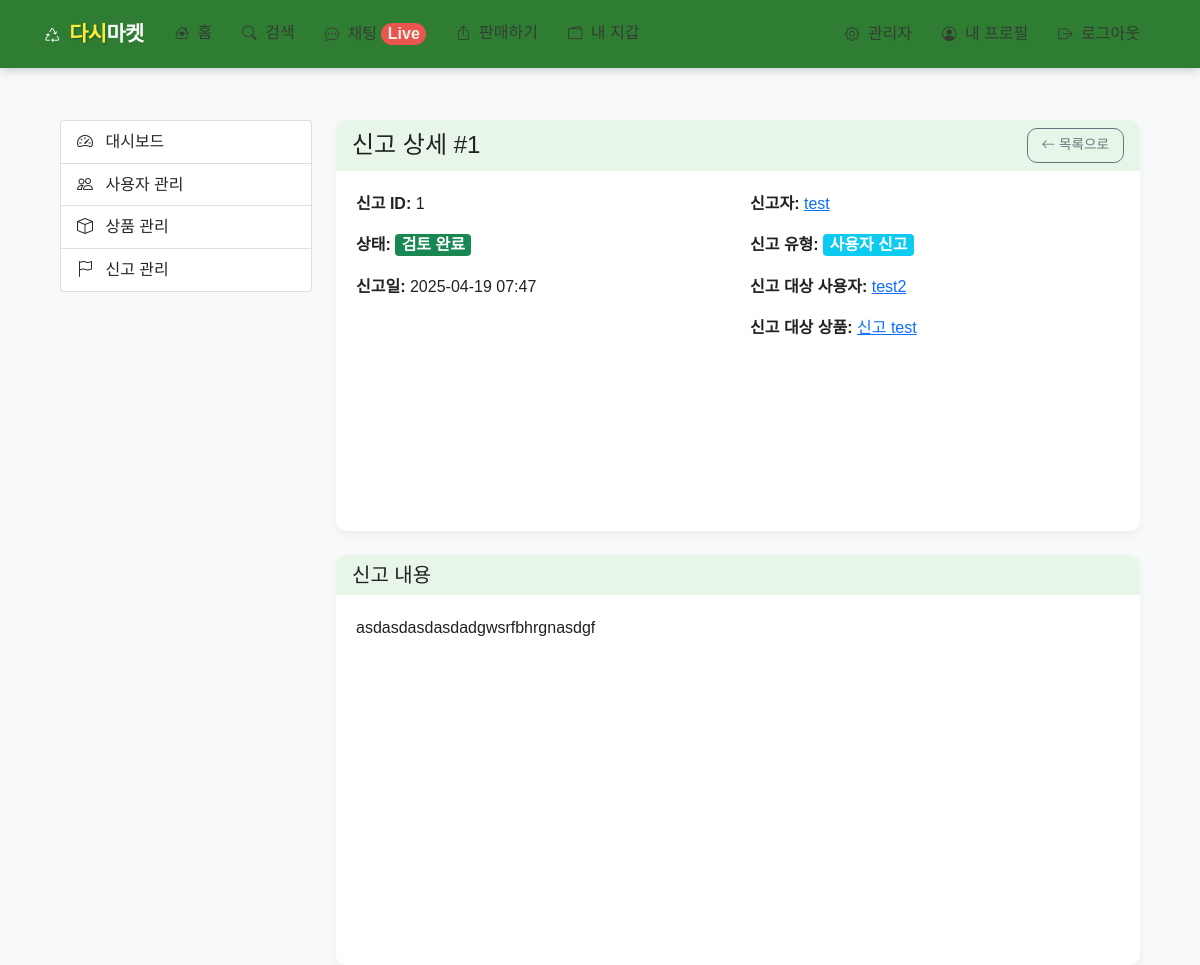
The page /admin/reports/1 (signed in) on the database its author committed.
### app/models.py (models this page shows, shortened)
class Report(db.Model):
    __tablename__ = 'reports'
    id = db.Column(db.Integer, primary_key=True)
    reporter_id = db.Column(db.Integer, db.ForeignKey('users.id'), nullable=False)
    reported_id = db.Column(db.Integer, db.ForeignKey('users.id'), nullable=True)
    product_id = db.Column(db.Integer, db.ForeignKey('products.id'), nullable=True)
    reason = db.Column(db.Text, nullable=False)
    status = db.Column(db.String(20), default='pending')  # pending, reviewed, dismissed
    created_at = db.Column(db.DateTime, default=datetime.utcnow)
    reporter = db.relationship('User', foreign_keys=[reporter_id], backref='reported_reports')
    reported = db.relationship('User', foreign_keys=[reported_id], backref='received_reports')
    product = db.relationship('Product', backref='reports')

class User(UserMixin, db.Model):
    __tablename__ = 'users'
    id = db.Column(db.Integer, primary_key=True)
    email = db.Column(db.String(120), unique=True, nullable=False)
    password_hash = db.Column(db.String(256), nullable=False)
    username = db.Column(db.String(64), nullable=False)
    profile_image = db.Column(db.String(120), nullable=True)
    created_at = db.Column(db.DateTime, default=datetime.utcnow)
    is_admin = db.Column(db.Boolean, default=False)
    is_active = db.Column(db.Boolean, default=True)
    products = db.relationship('Product', backref='seller', lazy='dynamic')
    wallet = db.relationship('Wallet', backref='user', uselist=False)

class Product(db.Model):
    __tablename__ = 'products'
    id = db.Column(db.Integer, primary_key=True)
    title = db.Column(db.String(120), nullable=False)
    description = db.Column(db.Text, nullable=False)
    price = db.Column(db.Integer, nullable=False)
    category = db.Column(db.String(50), nullable=False)
    location = db.Column(db.String(100), nullable=False)
    seller_id = db.Column(db.Integer, db.ForeignKey('users.id'), nullable=False)
    status = db.Column(db.String(20), default='active')  # active, sold, hidden
    created_at = db.Column(db.DateTime, default=datetime.utcnow)
    updated_at = db.Column(db.DateTime, default=datetime.utcnow, onupdate=datetime.utcnow)
    images = db.relationship('ProductImage', backref='product', lazy='dynamic', cascade='all, delete-orphan')
    transfers = db.relationship('Transfer', backref='product', lazy='dynamic')

### app/admin/routes.py (the view, shortened to what this page needs)
@bp.route('/reports/<int:report_id>', methods=['GET', 'POST'])
@login_required
@admin_required
def report_detail(report_id):
    report = Report.query.get_or_404(report_id)
    reporter = User.query.get(report.reporter_id)
    reported = User.query.get(report.reported_id)
    product = Product.query.get(report.product_id) if report.product_id else None
    return render_template('admin/report_detail.html', title=f'신고 #{report.id}',
                          report=report, reporter=reporter,
                          reported=reported, product=product)

### app/admin/routes.py (called while the page is built)
def admin_required(f):
    @wraps(f)
    def decorated_function(*args, **kwargs):
        if not current_user.is_authenticated or not current_user.is_admin:
            flash('관리자 권한이 필요합니다.')
            return redirect(url_for('main.index'))
        return f(*args, **kwargs)
    return decorated_function

### app/models.py (called while the page is built)
@login_manager.user_loader
def load_user(id):
    return User.query.get(int(id))

### app/templates/admin/report_detail.html (shortened to what this page needs)
{% extends 'base.html' %}
{% block content %}
<div class="container py-4">
    <div class="row">
        <div class="col-md-3">
            {% include 'admin/layout.html' %}
        </div>
        <div class="col-md-9">
            <div class="card mb-4">
                <div class="card-header d-flex justify-content-between align-items-center">
                    <h4 class="mb-0">신고 상세 #{{ report.id }}</h4>
                    <a href="{{ url_for('report.admin_reports') }}" class="btn btn-sm btn-outline-secondary">
                        <i class="bi bi-arrow-left"></i> 목록으로
                    </a>
                </div>
                <div class="card-body">
                    <div class="row">
                        <div class="col-md-6">
                            <div class="mb-3">
                                <strong>신고 ID:</strong>
                                <span>{{ report.id }}</span>
                            </div>
                            <div class="mb-3">
                                <strong>상태:</strong>
                                {% if report.status == 'pending' %}
                                    <span class="badge bg-warning text-dark">대기 중</span>
                                {% elif report.status == 'reviewed' %}
                                    <span class="badge bg-success">검토 완료</span>
                                {% elif report.status == 'dismissed' %}
                                    <span class="badge bg-secondary">기각됨</span>
                                {% endif %}
                            </div>
                            <div class="mb-3">
                                <strong>신고일:</strong>
                                <span>{{ report.created_at|format_datetime }}</span>
                            </div>
                        </div>
                        <div class="col-md-6">
                            <div class="mb-3">
                                <strong>신고자:</strong>
                                <span>
                                    <a href="{{ url_for('auth.profile', user_id=report.reporter_id) }}">
                                        {{ report.reporter.username }}
                                    </a>
                                </span>
                            </div>
                            <div class="mb-3">
                                <strong>신고 유형:</strong>
                                <span>
                                    {% if report.reported_id %}
                                        <span class="badge bg-info">사용자 신고</span>
                                    {% elif report.product_id %}
                                        <span class="badge bg-success">상품 신고</span>
                                    {% endif %}
                                </span>
                            </div>
                            {% if report.reported_id %}
                            <div class="mb-3">
                                <strong>신고 대상 사용자:</strong>
                                <span>
                                    <a href="{{ url_for('auth.profile', user_id=report.reported_id) }}">
                                        {{ report.reported.username }}
                                    </a>
                                </span>
                            </div>
                            {% endif %}
                            {% if report.product_id %}
                            <div class="mb-3">
                                <strong>신고 대상 상품:</strong>
                                <span>
                                    <a href="{{ url_for('product.view_product', product_id=report.product_id) }}">
                                        {{ report.product.title }}
                                    </a>
                                </span>
                            </div>
                            {% endif %}
                        </div>
                    </div>
                </div>
            </div>
            <div class="card mb-4">
                <div class="card-header">
                    <h5 class="mb-0">신고 내용</h5>
                </div>
                <div class="card-body">
                    <div class="mb-0">
                        {{ report.reason|nl2br }}
                    </div>
                </div>
            </div>
        </div>
    </div>
</div>
{% endblock %}

### app/static/css/style.css (style rules this page uses)
:root { --primary-color: #FF7E36; --secondary-color: #56C4C5; --accent-color: #3A86FF; --light-color: #FFF8F0; --dark-color: #363636; --gray-color: #f8f9fa; --border-radius: 10px; --box-shadow: 0 4px 12px rgba(0, 0, 0, 0.08); }
body { font-family: 'Pretendard', 'Noto Sans KR', -apple-system, BlinkMacSystemFont, sans-serif; background-color: var(--light-color); color: var(--dark-color); line-height: 1.6; padding-bottom: 0; }
.btn { border-radius: var(--border-radius); font-weight: 500; padding: 10px 20px; transition: all 0.2s ease; }
.btn-sm { padding: 6px 14px; font-size: 0.85rem; }
.container { padding: 20px 15px; }
.card { border-radius: var(--border-radius); border: none; box-shadow: var(--box-shadow); transition: transform 0.3s ease, box-shadow 0.3s ease; overflow: hidden; height: 100%; background-color: white; }
.card-body { padding: 1.25rem; }

### app/templates/base.html (style rules this page uses)
:root { --primary-color: #2E7D32; --secondary-color: #1B5E20; --accent-color: #FF5252; --accent-color-dark: #D32F2F; --background-color: #F8F9FA; --light-accent: #E8F5E9; --text-color: #212121; --light-text: #FFFFFF; --border-radius: 10px; }
body { font-family: 'Pretendard', 'Noto Sans KR', sans-serif; background-color: var(--background-color); color: var(--text-color); }
.card { border-radius: var(--border-radius); box-shadow: 0 4px 8px rgba(0, 0, 0, 0.05); border: none; }
.card-header { background-color: var(--light-accent); border-bottom: none; font-weight: 600; }
.badge { font-size: inherit; padding: 0.2em 0.4em; }

### rows shown on the page
Report: id "1", created_at "2025-04-19 07:47", reason "asdasdasdasdadgwsrfbhrgnasdgf"
User: reporter.username "test"
User: reported.username "test2"
Product: product "신고 test"
